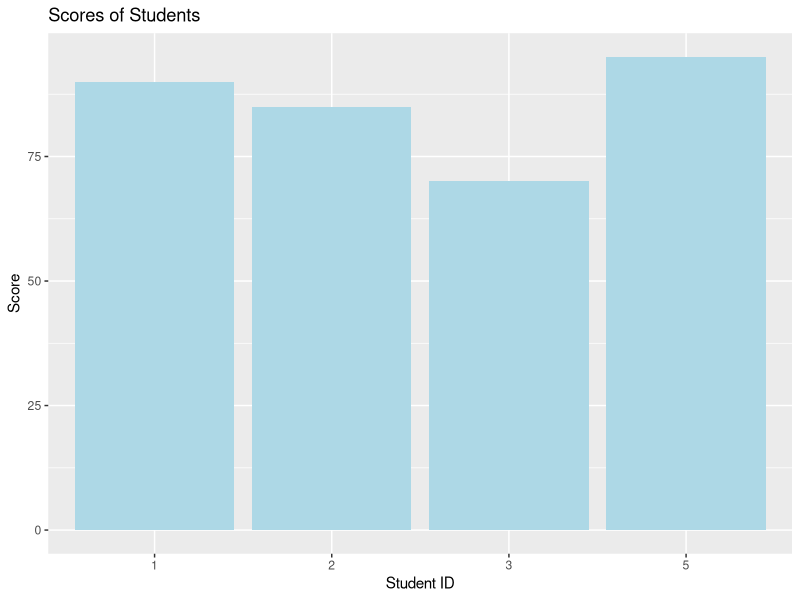
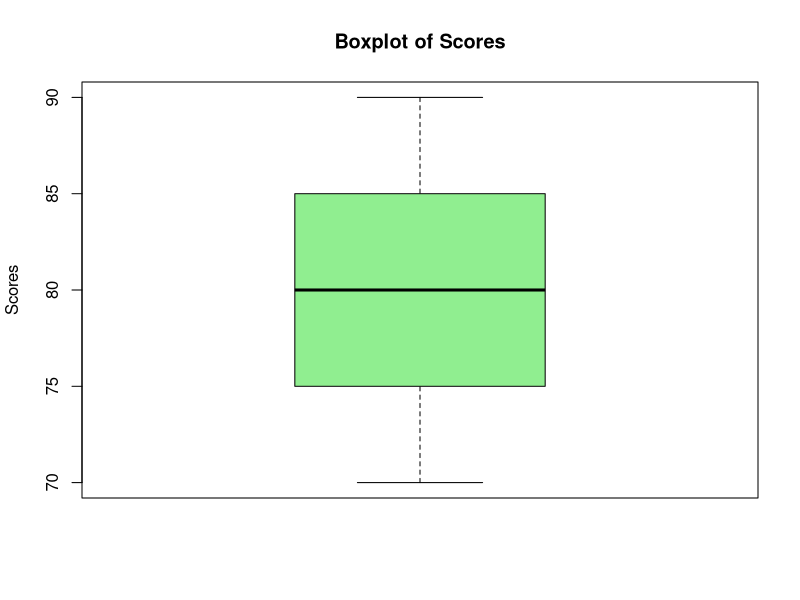
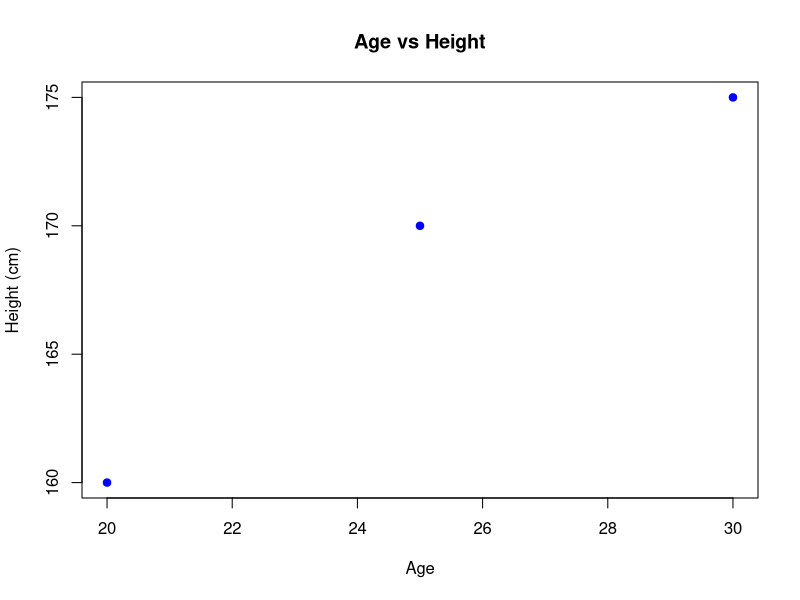
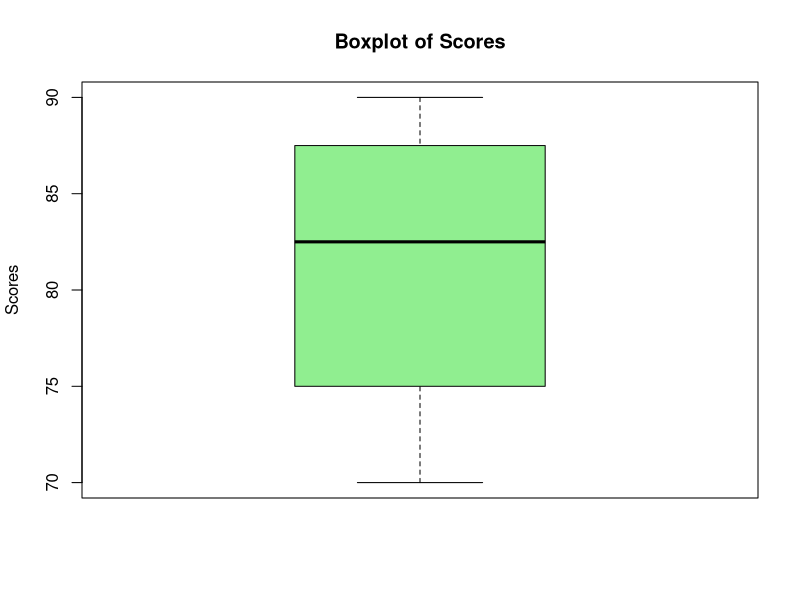

Generate these figures, in order, with R:
### 6. Design EDA on various variable and row filters in R for cleaning data. 


# R code for filtering and plotting
data <- data.frame(
  ID = c(1, 2, 3, 4, 5),
  Score = c(90, 85, 70, NA, 95)
)

# Filtering rows with no NA
clean_data <- na.omit(data)

# Plotting
library(ggplot2)
ggplot(clean_data, aes(x = factor(ID), y = Score)) +
  geom_bar(stat = "identity", fill = "lightblue") +
  labs(title = "Scores of Students", x = "Student ID", y = "Score")



### 17. Develop various variable and row filters in R for cleaning data. 


# R code for filtering
data <- data.frame(
  ID = c(1, 2, 3, 4),
  Score = c(80, NA, 70, 90)
)

# Filtering rows with no NA
clean_data <- na.omit(data)

# Visualization
boxplot(clean_data$Score,
        main = "Boxplot of Scores",
        ylab = "Scores",
        col = "lightgreen")


### 19. Explore a dataset and apply row filters in R for cleaning data. Apply Scatter plot features in R on sample datasets and visualize.


# R code for filtering and plotting
data <- data.frame(
  ID = c(1, 2, 3, 4),
  Age = c(20, 25, NA, 30),
  Height = c(160, 170, 180, 175)
)

# Filtering rows with no NA
clean_data <- na.omit(data)

# Scatter plot
plot(clean_data$Age, clean_data$Height,
     main = "Age vs Height",
     xlab = "Age",
     ylab = "Height (cm)",
     col = "blue", pch = 19)

### 21. Build different variable and row filters in R for data cleaning. 


# R code for filtering and plotting
data <- data.frame(
  ID = c(1, 2, 3, 4, 5),
  Score = c(80, NA, 70, 90, 85)
)

# Filtering rows with no NA
clean_data <- na.omit(data)

# Plotting
boxplot(clean_data$Score,
        main = "Boxplot of Scores",
        ylab = "Scores",
        col = "lightgreen")
